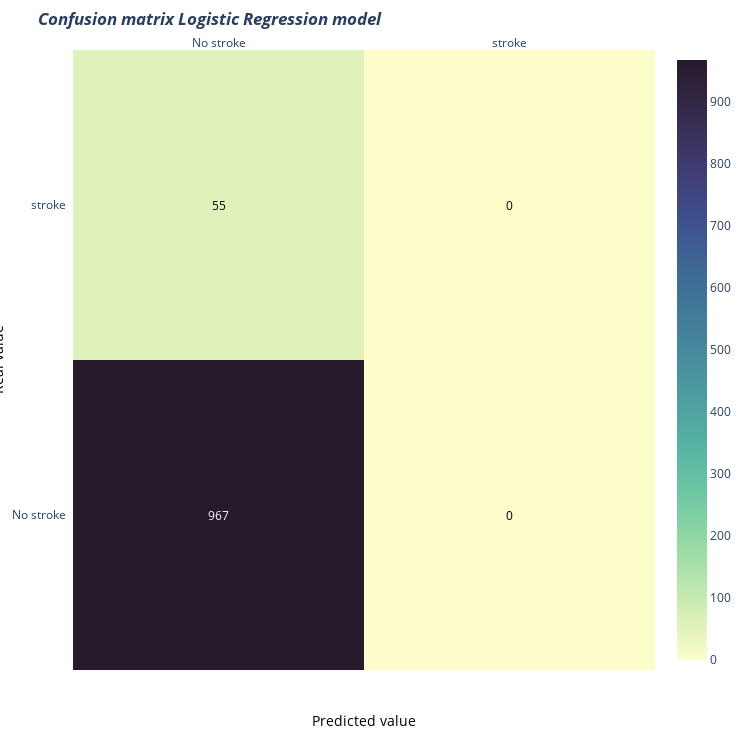
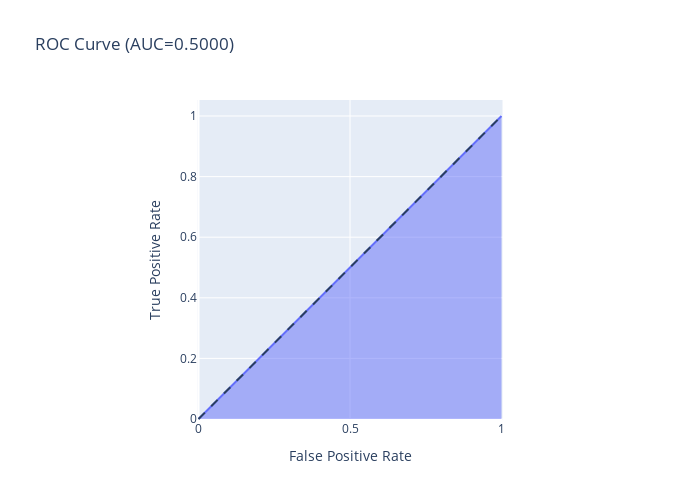
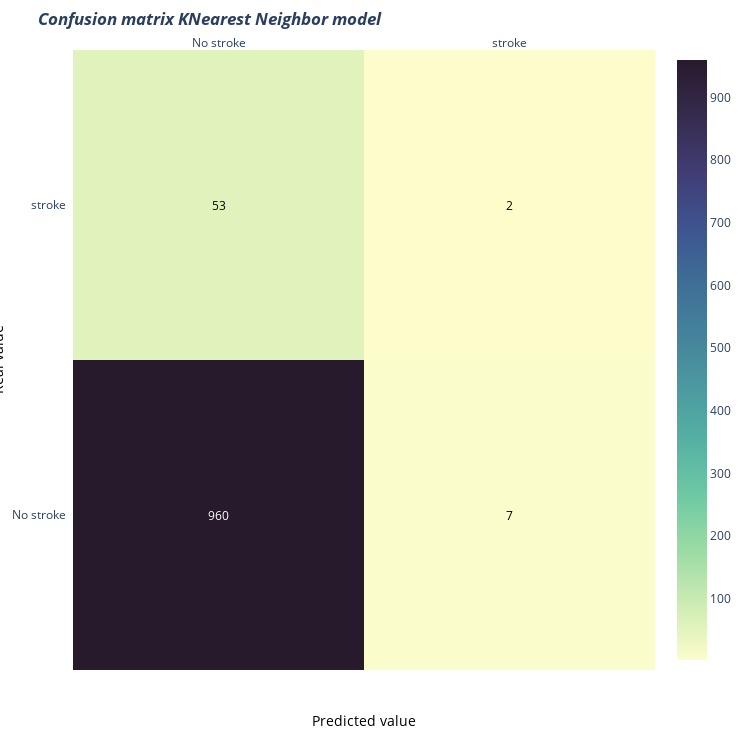
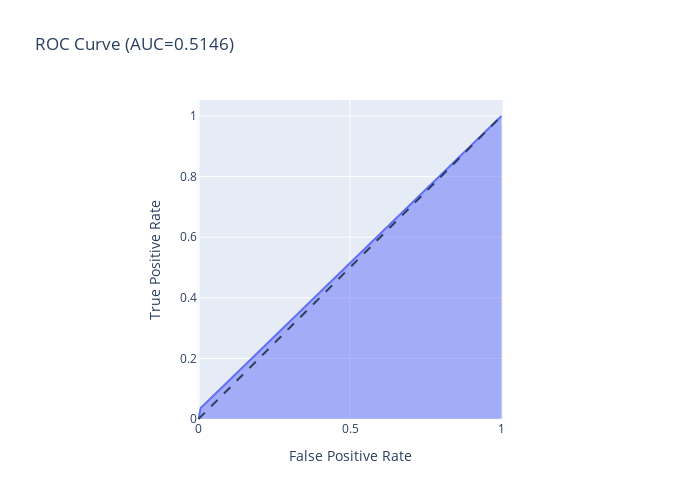

The notebook cell these images were saved under, in order:
### Code cell
models_score = run_exp_on_feature(x_train,y_train,x_test,y_test)

### Figure 1 — Plotly figure (JSON) as saved in the notebook; plotly's stock layout.template omitted (floating-point values rounded to 4 significant figures)
{"data": [{"colorscale": [[0, "rgb(253, 253, 204)"], [0.09091, "rgb(206, 236, 179)"], [0.1818, "rgb(156, 219, 165)"], [0.2727, "rgb(111, 201, 163)"], [0.3636, "rgb(86, 177, 163)"], [0.4545, "rgb(76, 153, 160)"], [0.5455, "rgb(68, 130, 155)"], [0.6364, "rgb(62, 108, 150)"], [0.7273, "rgb(62, 82, 143)"], [0.8182, "rgb(64, 60, 115)"], [0.9091, "rgb(54, 43, 77)"], [1, "rgb(39, 26, 44)"]], "reversescale": false, "showscale": true, "type": "heatmap", "x": ["No stroke", "stroke"], "y": ["No stroke", "stroke"], "z": [[967, 0], [55, 0]]}], "layout": {"annotations": [{"font": {"color": "#FFFFFF"}, "showarrow": false, "text": "967", "x": "No stroke", "xref": "x", "y": "No stroke", "yref": "y"}, {"font": {"color": "#000000"}, "showarrow": false, "text": "0", "x": "stroke", "xref": "x", "y": "No stroke", "yref": "y"}, {"font": {"color": "#000000"}, "showarrow": false, "text": "55", "x": "No stroke", "xref": "x", "y": "stroke", "yref": "y"}, {"font": {"color": "#000000"}, "showarrow": false, "text": "0", "x": "stroke", "xref": "x", "y": "stroke", "yref": "y"}, {"font": {"color": "black", "size": 14}, "showarrow": false, "text": "Predicted value", "x": 0.5, "xref": "paper", "y": -0.1, "yref": "paper"}, {"font": {"color": "black", "size": 14}, "showarrow": false, "text": "Real value", "textangle": -90, "x": -0.15, "xref": "paper", "y": 0.5, "yref": "paper"}], "height": 750, "margin": {"l": 20, "t": 50}, "title": {"text": "<i><b>Confusion matrix Logistic Regression model</b></i>"}, "width": 750, "xaxis": {"dtick": 1, "gridcolor": "rgb(0, 0, 0)", "side": "top", "ticks": ""}, "yaxis": {"dtick": 1, "ticks": "", "ticksuffix": "  "}}}

### Figure 2 — Plotly figure (JSON) as saved in the notebook; plotly's stock layout.template omitted (floating-point values rounded to 4 significant figures)
{"data": [{"hovertemplate": "False Positive Rate=%{x}<br>True Positive Rate=%{y}<extra></extra>", "legendgroup": "", "line": {"color": "#636efa"}, "marker": {"symbol": "circle"}, "mode": "lines", "name": "", "orientation": "v", "showlegend": false, "stackgroup": "1", "type": "scatter", "x": [0, 1], "xaxis": "x", "y": [0, 1], "yaxis": "y"}], "layout": {"height": 500, "legend": {"tracegroupgap": 0}, "shapes": [{"line": {"dash": "dash"}, "type": "line", "x0": 0, "x1": 1, "y0": 0, "y1": 1}], "title": {"text": "ROC Curve (AUC=0.5000)"}, "width": 700, "xaxis": {"anchor": "y", "constrain": "domain", "domain": [0, 1], "title": {"text": "False Positive Rate"}}, "yaxis": {"anchor": "x", "domain": [0, 1], "scaleanchor": "x", "scaleratio": 1, "title": {"text": "True Positive Rate"}}}}

### Figure 3 — Plotly figure (JSON) as saved in the notebook; plotly's stock layout.template omitted (floating-point values rounded to 4 significant figures)
{"data": [{"colorscale": [[0, "rgb(253, 253, 204)"], [0.09091, "rgb(206, 236, 179)"], [0.1818, "rgb(156, 219, 165)"], [0.2727, "rgb(111, 201, 163)"], [0.3636, "rgb(86, 177, 163)"], [0.4545, "rgb(76, 153, 160)"], [0.5455, "rgb(68, 130, 155)"], [0.6364, "rgb(62, 108, 150)"], [0.7273, "rgb(62, 82, 143)"], [0.8182, "rgb(64, 60, 115)"], [0.9091, "rgb(54, 43, 77)"], [1, "rgb(39, 26, 44)"]], "reversescale": false, "showscale": true, "type": "heatmap", "x": ["No stroke", "stroke"], "y": ["No stroke", "stroke"], "z": [[960, 7], [53, 2]]}], "layout": {"annotations": [{"font": {"color": "#FFFFFF"}, "showarrow": false, "text": "960", "x": "No stroke", "xref": "x", "y": "No stroke", "yref": "y"}, {"font": {"color": "#000000"}, "showarrow": false, "text": "7", "x": "stroke", "xref": "x", "y": "No stroke", "yref": "y"}, {"font": {"color": "#000000"}, "showarrow": false, "text": "53", "x": "No stroke", "xref": "x", "y": "stroke", "yref": "y"}, {"font": {"color": "#000000"}, "showarrow": false, "text": "2", "x": "stroke", "xref": "x", "y": "stroke", "yref": "y"}, {"font": {"color": "black", "size": 14}, "showarrow": false, "text": "Predicted value", "x": 0.5, "xref": "paper", "y": -0.1, "yref": "paper"}, {"font": {"color": "black", "size": 14}, "showarrow": false, "text": "Real value", "textangle": -90, "x": -0.15, "xref": "paper", "y": 0.5, "yref": "paper"}], "height": 750, "margin": {"l": 20, "t": 50}, "title": {"text": "<i><b>Confusion matrix KNearest Neighbor model</b></i>"}, "width": 750, "xaxis": {"dtick": 1, "gridcolor": "rgb(0, 0, 0)", "side": "top", "ticks": ""}, "yaxis": {"dtick": 1, "ticks": "", "ticksuffix": "  "}}}

### Figure 4 — Plotly figure (JSON) as saved in the notebook; plotly's stock layout.template omitted (floating-point values rounded to 4 significant figures)
{"data": [{"hovertemplate": "False Positive Rate=%{x}<br>True Positive Rate=%{y}<extra></extra>", "legendgroup": "", "line": {"color": "#636efa"}, "marker": {"symbol": "circle"}, "mode": "lines", "name": "", "orientation": "v", "showlegend": false, "stackgroup": "1", "type": "scatter", "x": [0, 0.007239, 1], "xaxis": "x", "y": [0, 0.03636, 1], "yaxis": "y"}], "layout": {"height": 500, "legend": {"tracegroupgap": 0}, "shapes": [{"line": {"dash": "dash"}, "type": "line", "x0": 0, "x1": 1, "y0": 0, "y1": 1}], "title": {"text": "ROC Curve (AUC=0.5146)"}, "width": 700, "xaxis": {"anchor": "y", "constrain": "domain", "domain": [0, 1], "title": {"text": "False Positive Rate"}}, "yaxis": {"anchor": "x", "domain": [0, 1], "scaleanchor": "x", "scaleratio": 1, "title": {"text": "True Positive Rate"}}}}
